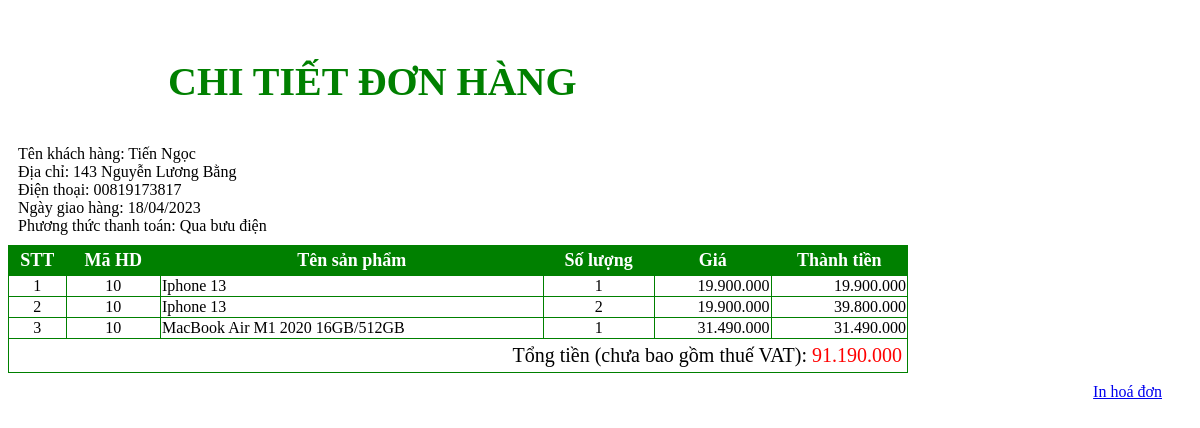
The page /Quantri/ql_ctdonhang.php?madh=10 on the database its author committed.
### tables this page shows
CREATE TABLE `hoadonban` (
  `IDHDB` int(11) NOT NULL,
  `IDKhachHang` int(11) DEFAULT NULL,
  `NgayBan` date DEFAULT NULL,
  `NoiDung` varchar(30) DEFAULT NULL,
  `phuongthuc` int(11) NOT NULL,
  `trangthai` int(11) NOT NULL DEFAULT 0
);

CREATE TABLE `khachhang` (
  `IDKhachHang` int(11) NOT NULL,
  `TenKH` varchar(30) DEFAULT NULL,
  `DiaChi` varchar(30) DEFAULT NULL,
  `SDT` varchar(10) DEFAULT NULL,
  `email` varchar(20) DEFAULT NULL,
  `username` varchar(250) NOT NULL,
  `passwword` varchar(250) DEFAULT NULL,
  `phanquyen` int(11) NOT NULL
);

CREATE TABLE `chitiethd` (
  `IDHDB` int(11) NOT NULL,
  `IDSanPham` int(11) NOT NULL,
  `SoLuong` int(11) DEFAULT NULL,
  `DonGia` decimal(18,0) NOT NULL
);

CREATE TABLE `sanpham` (
  `IDSanPham` int(11) NOT NULL,
  `TenSP` varchar(30) DEFAULT NULL,
  `IDLoaiSP` int(11) NOT NULL,
  `IDHang` int(11) NOT NULL,
  `IDNhaCungCap` int(11) NOT NULL,
  `MoTaSP` varchar(255) DEFAULT NULL,
  `HinhDaiDien` varchar(250) DEFAULT NULL,
  `TrangThai` bit(1) DEFAULT NULL
);

### Quantri/ql_ctdonhang.php (the view)
<link rel="stylesheet" href="css/hienthi_sp.css">
<?php
    include '../connet.php';
    $madh = $_GET['madh'];
    $select = "SELECT * FROM sanpham sp INNER JOIN chitiethd ctdh ON ctdh.IDSanPham = sp.IDSanPham where ctdh.IDHDB='.$madh.'";
    $query = mysqli_query($con, $select);
    $dem = mysqli_num_rows($query);
    $sql1="SELECT * FROM hoadonban dh INNER JOIN khachhang nd ON dh.IDKhachHang = nd.IDKhachHang where IDHDB='$madh'";
    $rows1 = mysqli_query($con, $sql1);
    $row1 = mysqli_fetch_array($rows1);
?>
<div class="quanlysp" >
    <h3>CHI TIẾT ĐƠN HÀNG</h3>
    <?php
        echo "Tên khách hàng: ".$row1['TenKH']; echo "</br>";
        echo "Địa chỉ: ".$row1['DiaChi']." "; echo "</br>";
        echo "Điện thoại: 0".$row1['SDT']; echo "</br>";
        echo "Ngày giao hàng: ".date("d/m/Y"); echo "</br>";
        echo "Phương thức thanh toán: ";
        if($row1['phuongthuc']==1)
        echo "Qua bưu điện";
        else if($row1['phuongthuc']==2) echo "Qua thẻ ATM";
        else echo"Thanh toán trực tiếp";
    ?>
</div>
<table>
    <tr class='tieude_hienthi_sp'>
        <td>STT</td>
        <td>Mã HD</td>
        <td>Tên sản phẩm</td>
        <td>Số lượng</td>
        <td>Giá</td>
        <td>Thành tiền</td>
    </tr>
    <?php
		$tong=0;
    if($dem > 0){
        $i = 0;
        while ($bien = mysqli_fetch_array($query))
        {
            $i++;
            $thanhtien=$bien['DonGia']*$bien['SoLuong'];
            $tong+=$thanhtien;
    ?>
    <tr>
        <td><?php  echo $i ?></td>
        <td><?php  echo $bien['IDHDB'] ?></td>
        <td align="left" style="margin-left: 10px"><?php echo $bien['TenSP'] ?></td>
        <td><?php echo $bien['SoLuong'] ?></td>
        <td align="right"><?php echo number_format($bien['DonGia'],0,",",".") ?></td>
        <td align="right"><?php echo number_format($thanhtien,0,",",".") ?></td>
    </tr>
    <?php }	?>
		<tr>
			<td colspan=6 align="right" style="padding:5px 5px 5px 0px; font-size:20px;">Tổng tiền (chưa bao gồm thuế VAT): <font color="red"><?php echo number_format($tong,0,",",".") ?></font></td>
		</tr>
	<?php
	}
    else echo "<tr><td colspan='6'>Không có sản phẩm trong CSDL</td></tr>";
?>
</table>
<div id="inhoadon">
	<p style="float:right; margin-top:10px; padding-right:30px;"><a href="in_donhang.php?madh=<?=$_GET['madh']?>" target="_blank">In hoá đơn</a></p>
</div>

### Quantri/css/hienthi_sp.css (style rules this page uses)
.quanlysp { padding:10px 10px; }
.quanlysp h3 { font-size:40px; padding-left:150px; color:green; }
table { text-align:center; width:900px; height:auto; border-collapse:collapse; }
tr td { border:1px solid green; }
.tieude_hienthi_sp td { color:white; font-weight: bold; background: green; height:30px; font-size:18px; }

### rows shown on the page
hoadonban: khachhang.TenKH "Tiến Ngọc", khachhang.DiaChi "143 Nguyễn Lương Bằng", khachhang.SDT "0819173817"
chitiethd: IDHDB "10", IDSanPham.TenSP "Iphone 13", SoLuong "1", DonGia "19.900.000", thanhtien "19.900.000"
chitiethd: IDHDB "10", IDSanPham.TenSP "Iphone 13", SoLuong "2", DonGia "19.900.000", thanhtien "39.800.000"
chitiethd: IDHDB "10", IDSanPham.TenSP "MacBook Air M1 2020 16GB/512GB", SoLuong "1", DonGia "31.490.000", thanhtien "31.490.000"

### other values the page prints
$tong "91.190.000"
